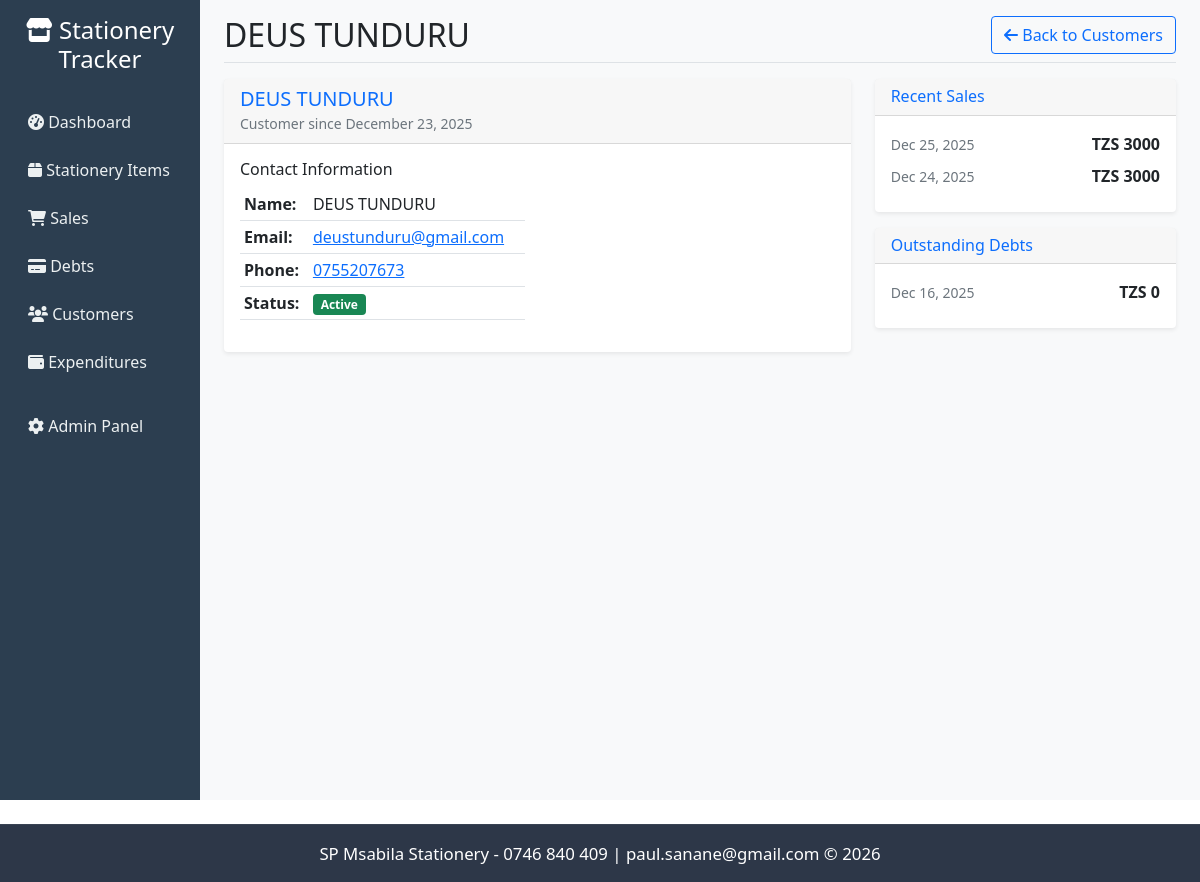
Before: /customers/26/ with the older database file.
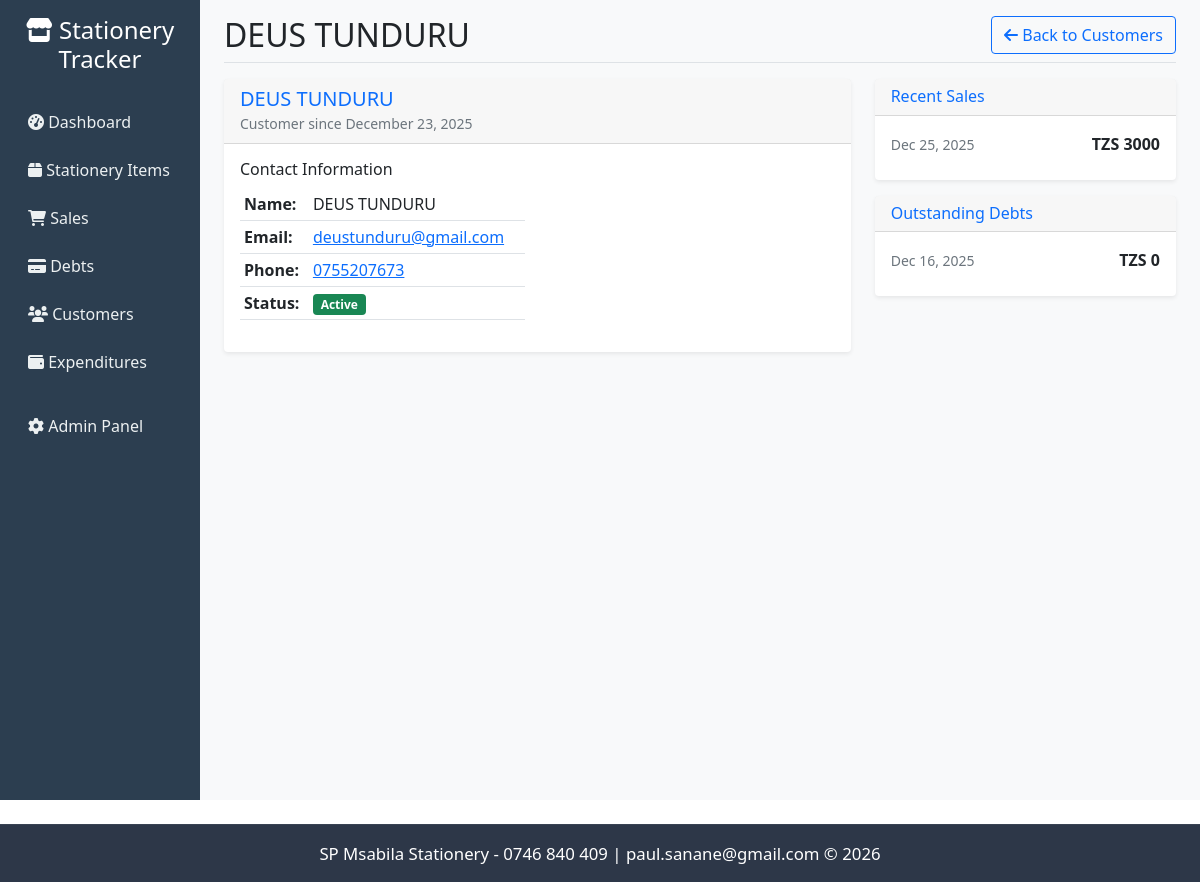
After: the same page with the newer database file.
### tracker/models.py (models this page shows, shortened)
class Sale(models.Model):
    PAYMENT_CHOICES = [
        ('cash', 'Cash'),
        ('card', 'Card'),
        ('bank_transfer', 'Bank Transfer'),
        ('credit', 'Credit'),
    ]
    customer = models.ForeignKey(Customer, on_delete=models.SET_NULL, null=True, blank=True)
    sale_date = models.DateTimeField(auto_now_add=True)
    total_amount = models.DecimalField(max_digits=10, decimal_places=2, default=0.00, validators=[MinValueValidator(Decimal('0.00'))])
    payment_method = models.CharField(max_length=20, choices=PAYMENT_CHOICES, default='cash')
    is_paid = models.BooleanField(default=True)
    notes = models.TextField(blank=True)
    created_by = models.ForeignKey(User, on_delete=models.SET_NULL, null=True)
    class Meta:
        ordering = ['-sale_date']

class Debt(models.Model):
    STATUS_CHOICES = [
        ('pending', 'Pending'),
        ('partial', 'Partially Paid'),
        ('paid', 'Paid'),
        ('overdue', 'Overdue'),
    ]
    customer = models.ForeignKey(Customer, on_delete=models.CASCADE, related_name='debts')
    sale = models.ForeignKey(Sale, on_delete=models.CASCADE, related_name='debts', null=True, blank=True)
    item = models.ForeignKey(StationeryItem, on_delete=models.PROTECT, related_name='debts')
    quantity = models.PositiveIntegerField(default=1)
    amount = models.DecimalField(max_digits=10, decimal_places=2, validators=[MinValueValidator(Decimal('0.01'))])
    paid_amount = models.DecimalField(max_digits=10, decimal_places=2, default=0)
    due_date = models.DateField()
    status = models.CharField(max_length=20, choices=STATUS_CHOICES, default='pending')
    description = models.TextField(blank=True)
    created_at = models.DateTimeField(auto_now_add=True)
    updated_at = models.DateTimeField(auto_now=True)
    class Meta:
        ordering = ['-created_at']
    @property
    def remaining_amount(self):
        return self.amount - self.paid_amount

### tracker/views.py (the view)
# urls.py: path('customers/<int:pk>/', views.customer_detail, name='customer_detail'),
def customer_detail(request, pk):
    customer = get_object_or_404(Customer, pk=pk)
    sales = customer.sale_set.all().order_by('-sale_date')[:10]
    debts = customer.debts.all().order_by('-created_at')
    context = {
        'customer': customer,
        'sales': sales,
        'debts': debts,
    }
    return render(request, 'tracker/customer_detail.html', context)

### templates/tracker/customer_detail.html (shortened to what the changed rows need)
{% extends 'base.html' %}
{% load tz %}
{% block page_title %}{{ customer.name }}{% endblock %}
{% block content %}
<div class="row">
    <div class="col-md-4">
        <div class="card">
            <div class="card-body">
                {% if sales %}
                    {% for sale in sales %}
                    <div class="d-flex justify-content-between align-items-center mb-2">
                        <div>
                            <small class="text-muted">{{ sale.sale_date|localtime|date:"M d, Y" }}</small>
                        </div>
                        <div>
                            <strong>TZS {{ sale.total_amount|floatformat:0 }}</strong>
                        </div>
                    </div>
                    {% endfor %}
                {% else %}
                    <p class="text-muted">No sales yet</p>
                {% endif %}
            </div>
        </div>
        <div class="card mt-3">
            <div class="card-body">
                {% if debts %}
                    {% for debt in debts %}
                    <div class="d-flex justify-content-between align-items-center mb-2">
                        <div>
                            <small class="text-muted">{{ debt.due_date|date:"M d, Y" }}</small>
                        </div>
                        <div>
                            <strong>TZS {{ debt.remaining_amount|floatformat:0 }}</strong>
                        </div>
                    </div>
                    {% endfor %}
                {% else %}
                    <p class="text-muted">No outstanding debts</p>
                {% endif %}
            </div>
        </div>
    </div>
</div>
{% endblock %}

Changed rows visible on the page:
removed Sale: sale_date "Dec 24, 2025", total_amount "3000"
